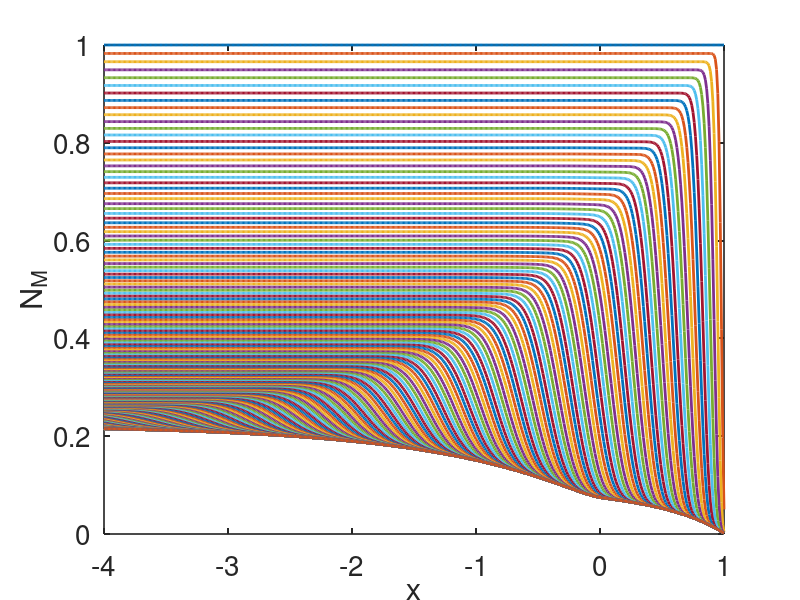
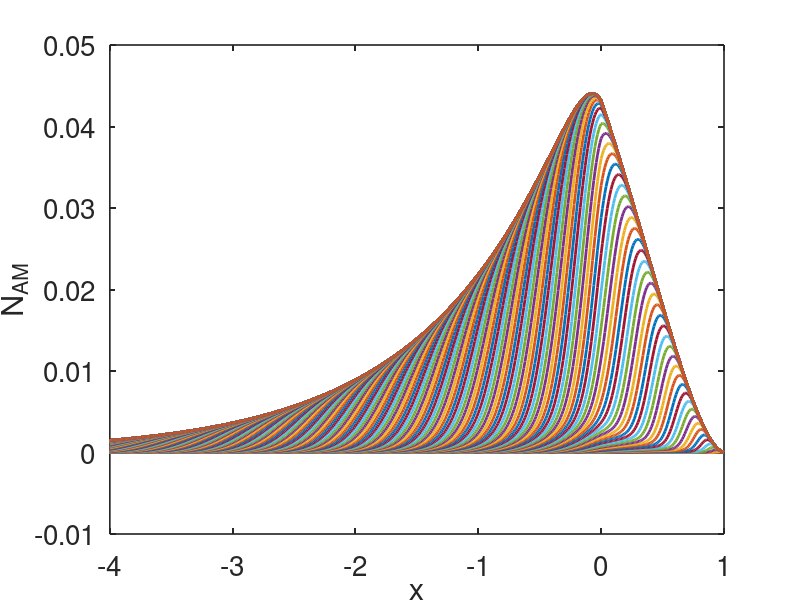
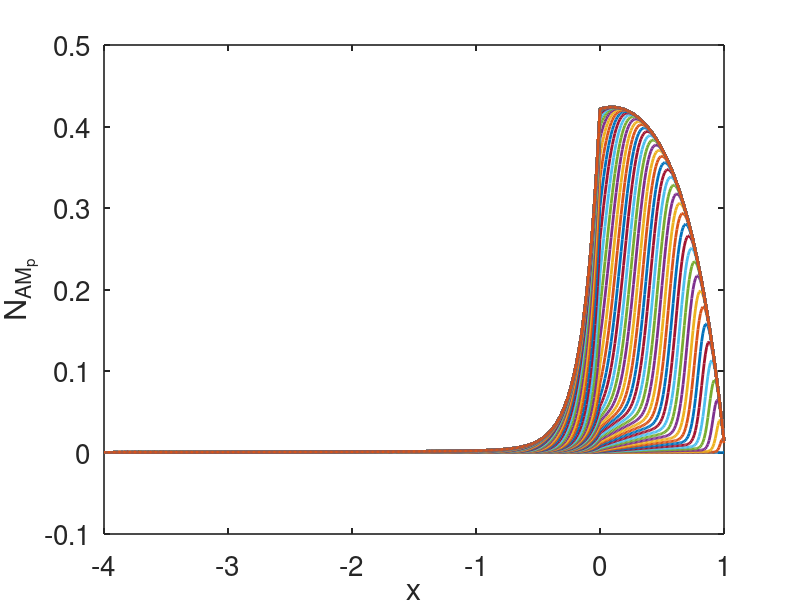

MATLAB code for these plots, in order:
% this code is to solve the simplified Huxley-Hai_Murphy smooth muscle crossbridge model 
% using upwinding and the method of lines (MOL)

% to solve u_t + J_x= f(u), with MoL and upwinding (written in conservation
% form, J = v*u), where v is a function of x, t, and u
function pde_MoL_upwind
global   x  

set(0,                           ...
   'defaultaxesfontsize', 20,   ...
   'defaultaxeslinewidth', 1.2, ...
   'defaultlinelinewidth', 2.0, ...
   'defaultpatchlinewidth', 0.7); 

% put parameters into a structure so that they're accessible to the sub-functions

par.f1 = 0.88; 
par.g1 = 0.21;
par.g2 = 4.4;
par.gL1 = 0.01;
par.gL2 = 0.2;
par.h = 1;
par.k1 = 0.35;
par.k2 = 0.1;
par.k5 = 0.35;
par.k6 = 0.1;

par.delx = 1.2*par.h;   % distance between binding sites

 
% spatial grid
par.dx = 0.01;
x = [-4*par.h:par.dx:par.h];% grid points
par.num = length(x) % number of points in spatial grid
%initial data:
nm0 = ones(1,par.num);
nam0 = zeros(1,par.num);
namp0 = zeros(1,par.num);
y0 = [nm0 nam0 namp0];

% Use the method of lines (MoL) with upwinding
t_end = 20;  % 
tstep = 0.05;
%specify the output points
tspan = [0:tstep:t_end];
tic
%solve the  MOL differential equations
[T,S] = ode23(@(t,y)deRHS(t,y,par),tspan,y0 );  
% for this problem, ode23 is fastest, ode15s is next and ode 23s is slowest
 toc
figure(1)
for j = 1:length(T)
    plot(x,S(j,1:par.num),'linewidth',2) 
    
 hold on
end
xlabel('x')
ylabel('N_{M}')
hold off

figure(2)
for j = 1:length(T)
    plot(x,S(j,par.num+1:2*par.num),'linewidth',2) 
    
 hold on
end
xlabel('x')
ylabel('N_{AM}')
hold off

figure(3)
for j = 1:length(T)
    plot(x,S(j,2*par.num+1:3*par.num),'linewidth',2) 
    
 hold on
end
xlabel('x')
ylabel('N_{AM_p}')
hold off


  end
%the right hand side for ode simulation:
function s_prime=deRHS(t,y,par)
global   x
 
nm = y(1:par.num);
nam = y(par.num+1:2*par.num);
namp = y(2*par.num+1:3*par.num);
 nmp = 1 - nm - nam - namp;  % by conservation 


 % by definition, J = v*u, where v = v(x,t,u) in general
 % however, here v=v(t)  so this extra work is not necessary
% first evaluate v_{j-1/2}
 
%xjmh = [x-dx/2,x(N)+dx/2]'; % (x_{j-1/2})
%ujmh = ([u;0]+[0;u])/2;  %u_{j-1/2} The zero fill is a ghost point outside the grid

%use xjmh and ujmh to evaluate v_{j-1/2} = v(xjmh,t,ujmh) 

% here is where you evaluate v(x,t,u)
 vjmh = v(t) ;
 
 %this is the upwinding step:
Jnm = vjmh.*((vjmh>0).*[0;nm]+(vjmh<0).*[nm;0]);
Jnam = vjmh.*((vjmh>0).*[0;nam]+(vjmh<0).*[nam;0]);
Jnamp = vjmh.*((vjmh>0).*[0;namp]+(vjmh<0).*[namp;0]);
 

Fnm = (Jnm(1:end-1)-Jnm(2:end))/par.dx;  %finite difference in x
 Fnam = (Jnam(1:end-1)-Jnam(2:end))/par.dx;  %finite difference in x
Fnamp = (Jnamp(1:end-1)-Jnamp(2:end))/par.dx;  %finite difference in x

% reaction terms
Rxnm =   gL(x',par).*nam -par.k1.*nm + par.k2.*nmp ;
Rxnam = par.k6.*namp-(par.k5+gL(x',par)).*nam;
Rxnamp = par.k5*nam +f(x',par).*nmp -(par.k6+g(x',par)).*namp;
%Rxnmp = par.k1.*nm-(par.k2+f(x,par)).*nmp+g(x,par).*namp;  This for a check
 
s_prime = [Fnm+Rxnm;Fnam+Rxnam;Fnamp+Rxnamp];
 
end

% binding functions

%% ------------
function out = f(x,par)
out = 0 + (x>0 & x<=1).*par.f1.*x;
end

function out = g(x,par)
out = (x<0).*par.g2 + (x>0).*par.g1.*x;
end

function out = gL(x,par)
out = (x<0).*par.gL2 + (x>0).*par.gL1.*x;
end

function out = v(t)
out = -0.6; 
%out = sin(2*t);
end
